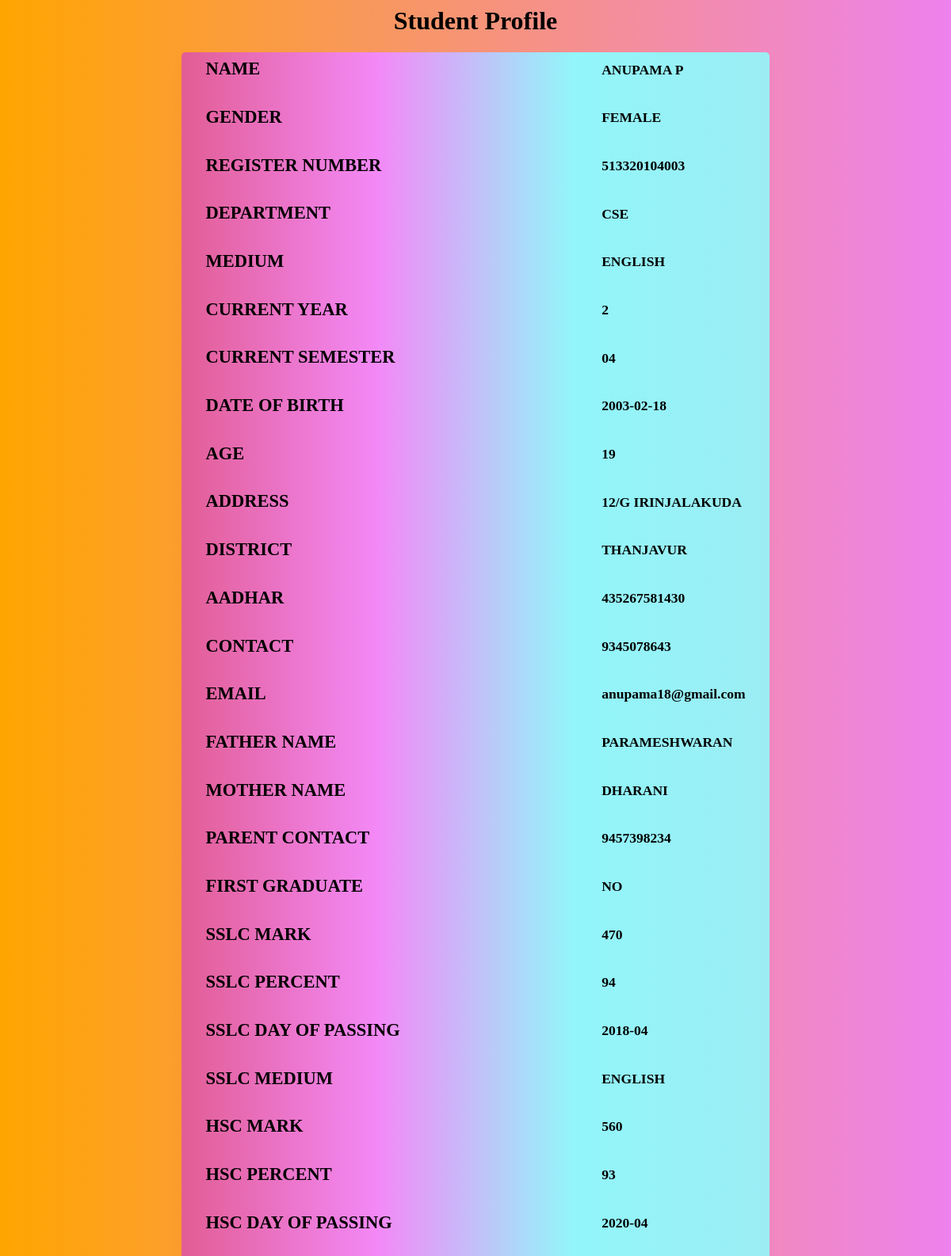
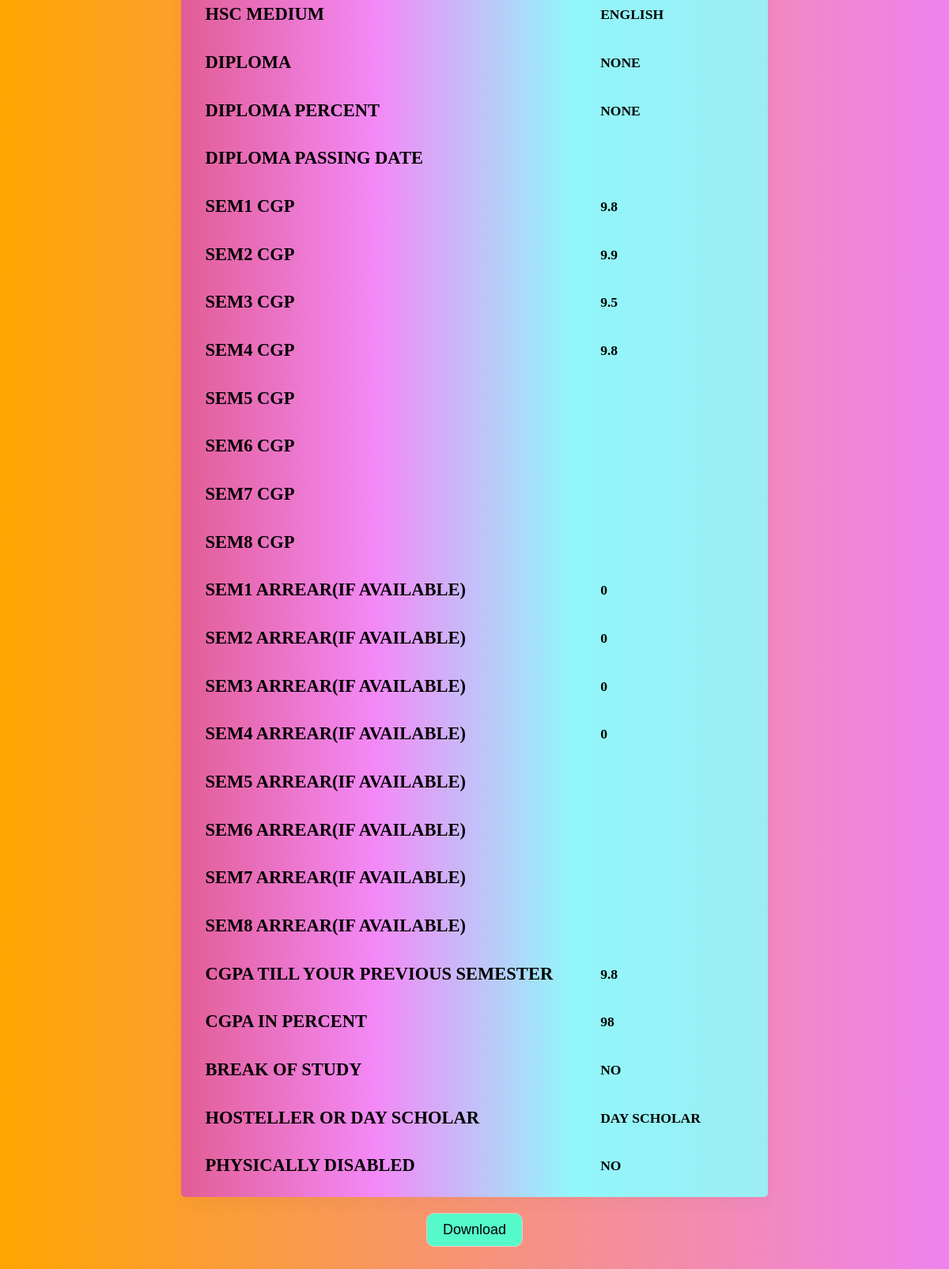
/studetail2.php?register=513320104003, run on the app's committed database (2 pictures, top to bottom).
### tables this page shows
CREATE TABLE `register` (
  `name` varchar(30) NOT NULL,
  `gender` varchar(15) NOT NULL,
  `regno` varchar(20) NOT NULL,
  `dept` varchar(30) NOT NULL,
  `med` varchar(30) NOT NULL,
  `year` varchar(100) NOT NULL,
  `sem` varchar(100) NOT NULL,
  `DOB` varchar(20) NOT NULL,
  `age` varchar(100) NOT NULL,
  `address1` varchar(300) NOT NULL,
  `district` varchar(100) NOT NULL,
  `aadhar` varchar(100) NOT NULL,
  `contact1` varchar(100) NOT NULL,
  `email` varchar(100) NOT NULL,
  `fname` varchar(100) NOT NULL,
  `mname` varchar(100) NOT NULL,
  `pcontact` varchar(100) NOT NULL,
  `sslcm` varchar(100) NOT NULL,
  `sslc` varchar(100) NOT NULL,
  `sslcd` varchar(20) NOT NULL,
  `sslcme` varchar(100) NOT NULL,
  `hscm` varchar(100) NOT NULL,
  `hsc` varchar(100) NOT NULL,
  `hscd` varchar(20) NOT NULL,
  `hscme` varchar(100) NOT NULL,
  `dd` varchar(100) NOT NULL,
  `dp` varchar(100) NOT NULL,
  `dda` varchar(100) NOT NULL,
  `ug` varchar(100) NOT NULL,
  `sem1` varchar(100) NOT NULL,
  `sem2` varchar(100) NOT NULL,
  `sem3` varchar(100) NOT NULL,
  `sem4` varchar(100) NOT NULL,
  `sem5` varchar(100) NOT NULL,
  `sem6` varchar(100) NOT NULL,
  `sem7` varchar(100) NOT NULL,
  `sem8` varchar(100) NOT NULL,
  `asem1` varchar(100) NOT NULL,
  `asem2` varchar(100) NOT NULL,
  `asem3` varchar(100) NOT NULL,
  `asem4` varchar(100) NOT NULL,
  `asem5` varchar(100) NOT NULL,
  `asem6` varchar(100) NOT NULL,
  `asem7` varchar(100) NOT NULL,
  `asem8` varchar(100) NOT NULL,
  `cgpa` varchar(100) NOT NULL,
  `bos` varchar(100) NOT NULL,
  `hord` varchar(100) NOT NULL,
  `physical` varchar(100) NOT NULL,
  `fg` varchar(100) NOT NULL
);

### studetail2.php (the view, shortened to what this page needs)
<html>
<head>
</head>
<body id=login>
</body>
</html>
<?php
$conn =  new mysqli('localhost','root','','placement') or die('connection faild');
$username=$_GET['register'];
$getlogin="SELECT * FROM register WHERE regno='$username'";
$result=mysqli_query($conn,$getlogin);
while($row = mysqli_fetch_array($result)){
	echo "<center>";
	echo "<form><h1> Student Profile </h1>";
	echo "<table>";
	echo "<tr><td><h2>NAME      </td>"; echo "<td><h3>"; echo $row["name"]."</td></tr>";
	echo "<tr><td><h2>GENDER       </td>"; echo "<td><h3>"; echo $row["gender"]."</td></tr>";
	echo "<tr><td><h2>REGISTER NUMBER </td>"; echo "<td><h3>"; echo $row["regno"]."</td></tr>";
	echo "<tr><td><h2>DEPARTMENT      </td>"; echo "<td><h3>"; echo $row["dept"]."</td></tr>";
	echo "<tr><td><h2>MEDIUM         </td>"; echo "<td><h3>"; echo $row["med"]."</td></tr>";
	echo "<tr><td><h2>CURRENT YEAR        </td>"; echo "<td><h3>"; echo $row["year"]."</td></tr>";
	echo "<tr><td><h2>CURRENT SEMESTER          "; echo "<td><h3>"; echo $row["sem"]."</td></tr>";
	echo "<tr><td><h2>DATE OF BIRTH             "; echo "<td><h3>"; echo $row["DOB"]."</td></tr>";
	echo "<tr><td><h2>AGE   </td>"; echo "<td><h3>"; echo $row["age"]."</td></tr>";
	echo "<tr><td><h2>ADDRESS   </td>"; echo "<td><h3>"; echo $row["address1"]."</td></tr>";
	echo "<tr><td><h2>DISTRICT      </td>"; echo "<td><h3>"; echo $row["district"]."</td></tr>";
	echo "<tr><td><h2>AADHAR     </td>"; echo "<td><h3>"; echo $row["aadhar"]."</td></tr>";
	echo "<tr><td><h2>CONTACT  </td>"; echo "<td><h3>"; echo $row["contact1"]."</td></tr>";
	echo "<tr><td><h2>EMAIL     </td>"; echo "<td class=email><h3>"; echo $row["email"]."</td></tr>";
	echo "<tr><td><h2>FATHER NAME     </td>"; echo "<td><h3>"; echo $row["fname"]."</td></tr>";
	echo "<tr><td><h2>MOTHER NAME </td>"; echo "<td><h3>"; echo $row["mname"]."</td></tr>";
	echo "<tr><td><h2>PARENT CONTACT </td>"; echo "<td><h3>"; echo $row["pcontact"]."</td></tr>";
    echo "<tr><td><h2>FIRST GRADUATE   </td>"; echo "<td><h3>"; echo $row["fg"]."</td></tr>";
	echo "<tr><td><h2>SSLC MARK </td>"; echo "<td><h3>"; echo $row["sslcm"]."</td></tr>";
	echo "<tr><td><h2>SSLC PERCENT </td>"; echo "<td><h3>"; echo $row["sslc"]."</td></tr>";
	echo "<tr><td><h2>SSLC DAY OF PASSING   </td>"; echo "<td><h3>"; echo $row["sslcd"]."</td></tr>";
	echo "<tr><td><h2>SSLC MEDIUM        </td>"; echo "<td><h3>"; echo $row["sslcme"]."</td></tr>";
	echo "<tr><td><h2>HSC MARK         </td>"; echo "<td><h3>"; echo $row["hscm"]."</td></tr>";
	echo "<tr><td><h2>HSC PERCENT   </td>"; echo "<td><h3>"; echo $row["hsc"]."</td></tr>";
	echo "<tr><td><h2>HSC DAY OF PASSING      </td>"; echo "<td><h3>"; echo $row["hscd"]."</td></tr>";
	echo "<tr><td><h2>HSC MEDIUM          </td>"; echo "<td><h3>"; echo $row["hscme"]."</td></tr>";
	echo "<tr><td><h2>DIPLOMA        </td>"; echo "<td><h3>"; echo $row["dd"]."</td></tr>";
	echo "<tr><td><h2>DIPLOMA PERCENT        </td>"; echo "<td><h3>"; echo $row["dp"]."</td></tr>";
	echo "<tr><td><h2>DIPLOMA PASSING DATE            </td>"; echo "<td><h3>"; echo $row["dda"]."</td></tr>";
	echo "<tr><td><h2>SEM1 CGP   </td>"; echo "<td><h3>"; echo $row["sem1"]."</td></tr>";
	echo "<tr><td><h2>SEM2 CGP </td>"; echo "<td><h3>"; echo $row["sem2"]."</td></tr>";
	echo "<tr><td><h2>SEM3 CGP    </td>"; echo "<td><h3>"; echo $row["sem3"]."</td></tr>";
	echo "<tr><td><h2>SEM4 CGP   </td>"; echo "<td><h3>"; echo $row["sem4"]."</td></tr>";
	echo "<tr><td><h2>SEM5 CGP     </td>"; echo "<td><h3>"; echo $row["sem5"]."</td></tr>";
	echo "<tr><td><h2>SEM6 CGP     </td>"; echo "<td><h3>"; echo $row["sem6"]."</td></tr>";
	echo "<tr><td><h2>SEM7 CGP </td>"; echo "<td><h3>"; echo $row["sem7"]."</td></tr>";
	echo "<tr><td><h2>SEM8 CGP </td>"; echo "<td><h3>"; echo $row["sem8"]."</td></tr>";
	echo "<tr><td><h2>SEM1 ARREAR(IF AVAILABLE)   </td>"; echo "<td><h3>"; echo $row["asem1"]."</td></tr>";
	echo "<tr><td><h2>SEM2 ARREAR(IF AVAILABLE) </td>"; echo "<td><h3>"; echo $row["asem2"]."</td></tr>";
	echo "<tr><td><h2>SEM3 ARREAR(IF AVAILABLE)    </td>"; echo "<td><h3>"; echo $row["asem3"]."</td></tr>";
	echo "<tr><td><h2>SEM4 ARREAR(IF AVAILABLE)   </td>"; echo "<td><h3>"; echo $row["asem4"]."</td></tr>";
	echo "<tr><td><h2>SEM5 ARREAR(IF AVAILABLE)     </td>"; echo "<td><h3>"; echo $row["asem5"]."</td></tr>";
	echo "<tr><td><h2>SEM6 ARREAR(IF AVAILABLE)     </td>"; echo "<td><h3>"; echo $row["asem6"]."</td></tr>";
	echo "<tr><td><h2>SEM7 ARREAR(IF AVAILABLE) </td>"; echo "<td><h3>"; echo $row["asem7"]."</td></tr>";
	echo "<tr><td><h2>SEM8 ARREAR(IF AVAILABLE) </td>"; echo "<td><h3>"; echo $row["asem8"]."</td></tr>";
	echo "<tr><td><h2>CGPA TILL YOUR PREVIOUS SEMESTER </td>"; echo "<td><h3>"; echo $row["cgpa"]."</td></tr>";
    echo "<tr><td><h2>CGPA IN PERCENT     </td>"; echo "<td><h3>"; echo $row["ug"]."</td></tr>";
	echo "<tr><td><h2>BREAK OF STUDY    </td>"; echo "<td><h3>"; echo $row["bos"]."</td></tr>";
	echo "<tr><td><h2>HOSTELLER OR DAY SCHOLAR   </td>"; echo "<td><h3>"; echo $row["hord"]."</td></tr>";
    echo "<tr><td><h2>PHYSICALLY DISABLED   </td>"; echo "<td><h3>"; echo $row["physical"]."</td></tr>";
	echo "</table>";
}
?><?php
$url_prameters='$username=' . $username;
echo'<div class = "export-container">';
		echo '<center>
					  <button class = "btn">
						  <a href="studown.php?'.$url_prameters . '">Download</a>
					  </button>
			  </center>';
	   echo'</div>';
	  ?>

### studetail2.php (style rules this page uses)
table { border-collapse: collapse; background: -webkit-linear-gradient(left,#e25d94,#f389f7,#92f6fa,#9bedf3); box-shadow: 0 10px 20px 0 rgba(0,0,0,.03); border-radius: 5px; margin: auto; }
th,td { padding: 8px 30px; text-align: center; color: black; font-family: ; }
td { font-size: 15px; text-transform: uppercase; text-align:left; }
.email { text-transform:lowercase; }
#login { background: linear-gradient(to left,violet,orange); }
.export-container { margin-top: 20px; margin-bottom: 50px; }
.btn { padding:10px 20px; background-color: rgb(85, 250, 200); size:30px; border-radius:10px; border:1px solid pink; }
.btn a { color: #000000; font-family:sans-serif; text-decoration: none; font-size:18px; }

### data on the page
register: name "ANUPAMA P", gender "FEMALE", regno "513320104003", dept "CSE", med "ENGLISH", year "2", sem "04", DOB "2003-02-18", age "19", address1 "12/G IRINJALAKUDA", district "THANJAVUR", aadhar "435267581430", contact1 "9345078643", email "anupama18@gmail.com", fname "PARAMESHWARAN", mname "DHARANI", pcontact "9457398234", fg "NO", sslcm "470", sslc "94", sslcd "2018-04", sslcme "ENGLISH", hscm "560", hsc "93", hscd "2020-04", hscme "ENGLISH", dd "NONE", dp "NONE", sem1 "9.8", sem2 "9.9", sem3 "9.5", sem4 "9.8", asem1 "0", asem2 "0", asem3 "0", asem4 "0", cgpa "9.8", ug "98", bos "NO", hord "DAY SCHOLAR", physical "NO"
